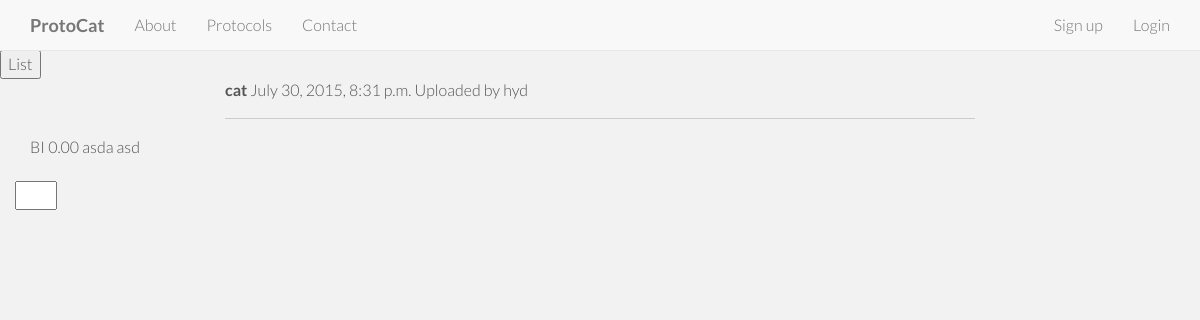
/protocol_display/23/, run on an earlier commit of the app's database.
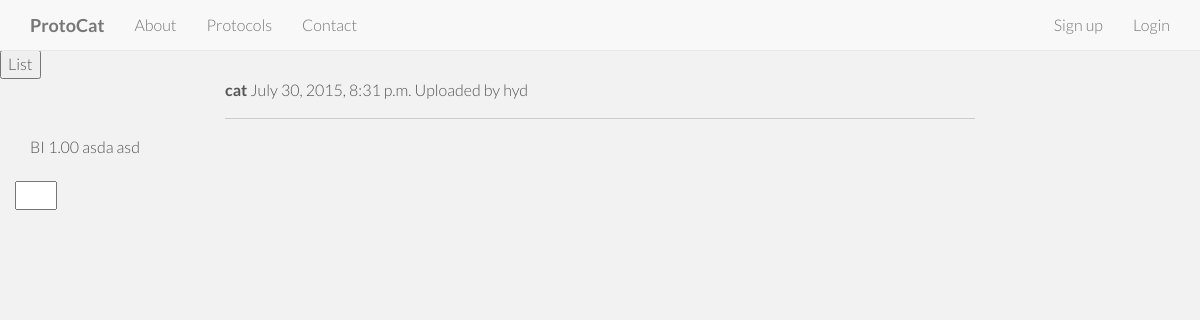
And on a later commit of the database.
### protocat_app/models.py (models this page shows)
class Protocol(models.Model):
    id = models.AutoField(primary_key=True)
    title = models.TextField()
    author = models.CharField(max_length=50)
    date_of_upload = datetime.now()
    description = models.TextField(default='')
    protocol_type = models.CharField(max_length=2, choices=PROTOCOL_TYPES, null=True)
    rating = models.DecimalField(
        validators=[MinValueValidator(0.0), MaxValueValidator(5.0)],
        max_digits=3, decimal_places=2, default=2.50)
    num_ratings = models.IntegerField(default=0)
    user_rated = models.TextField(default='')
    reagents = models.TextField(default='')
    protocol = models.TextField(default='')

### protocat_app/views.py (the view)
# urls.py: url(r'^protocol_display/(?P<protocol_id>[0-9]+)/$', views.protocol_display, name='protocol_display'),
def protocol_display(request, protocol_id):
    protocol_items = Protocol.objects.get(id=protocol_id)
    current_user = str(request.user)
    return render(request, 'protocat_app/protocol_display.html', {'protocol_items':protocol_items, 'current_user':current_user})

### protocat_app/templates/protocat_app/protocol_display.html (shortened to what this page needs)
{% extends 'base.html' %}
{% load staticfiles %}
{% block content %}
<form action="/protocol_list">
    <input type="submit" value="List">
</form>
    <div class="container">
        <div class="row">
            <div class="col-md-2"></div>
            <div class="col-md-8">
                <strong>{{protocol_items.title}}</strong>
                {{protocol_items.date_of_upload}}
                Uploaded by {{protocol_items.author}}
                <hr>
            </div>
            <div class="col-md-2"></div>
        </div>
        {{protocol_items.protocol_type}}
        {{protocol_items.rating}}
        {{protocol_items.reagents}}
        {{protocol_items.protocol}}
    <div class="row">
    {% if current_user not in protocol_items.user_rated %}
    <br>
        <form method="POST" action="/rating/{{protocol_items.id}}/">
            <input type="number" name="rating" min="1" max="5">
        </form>
    <br>
    {% endif %}
{% endblock %}

What changed in the data, as far as the page shows it:
changed Protocol "cat": rating "0.00" → "1.00"
